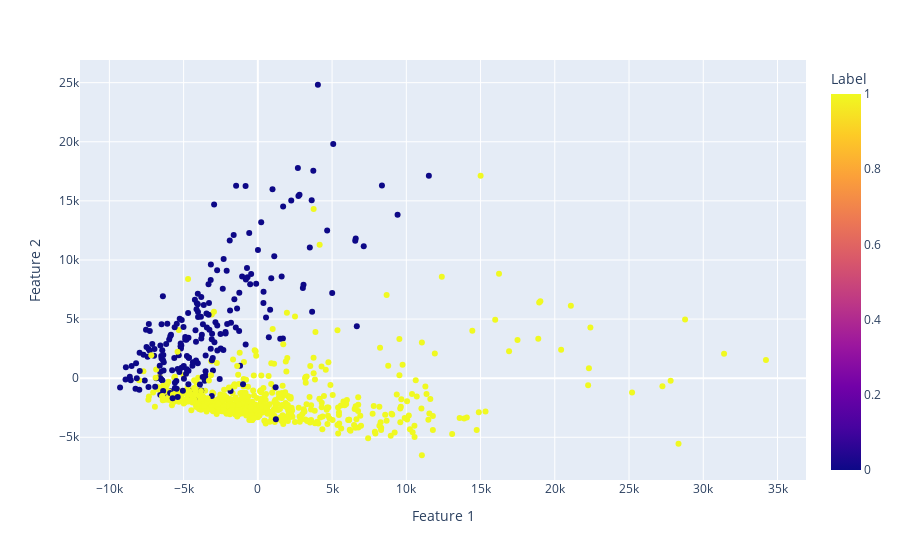

Notebook code cell kept with this figure:
### Markdown cell above
###### Building Scatter plot for two features and Label

### Code cell
fig = px.scatter(df, x='Feature 1', y='Feature 2', color='Label')
fig.show()

### Figure 1 — Plotly figure (JSON) as saved in the notebook; plotly's stock layout.template omitted (floating-point values rounded to 4 significant figures; data arrays with more than 128 entries replaced by an {"elided": "..."} marker saying what was removed)
{"data": [{"hovertemplate": "Feature 1=%{x}<br>Feature 2=%{y}<br>Label=%{marker.color}<extra></extra>", "legendgroup": "", "marker": {"color": {"elided": "771 int values"}, "coloraxis": "coloraxis", "symbol": "circle"}, "mode": "markers", "name": "", "orientation": "v", "showlegend": false, "type": "scatter", "x": {"elided": "771 float values"}, "xaxis": "x", "y": {"elided": "771 float values"}, "yaxis": "y"}], "layout": {"coloraxis": {"colorbar": {"title": {"text": "Label"}}, "colorscale": [[0, "#0d0887"], [0.1111, "#46039f"], [0.2222, "#7201a8"], [0.3333, "#9c179e"], [0.4444, "#bd3786"], [0.5556, "#d8576b"], [0.6667, "#ed7953"], [0.7778, "#fb9f3a"], [0.8889, "#fdca26"], [1, "#f0f921"]]}, "legend": {"tracegroupgap": 0}, "margin": {"t": 60}, "xaxis": {"anchor": "y", "domain": [0, 1], "title": {"text": "Feature 1"}}, "yaxis": {"anchor": "x", "domain": [0, 1], "title": {"text": "Feature 2"}}}}
